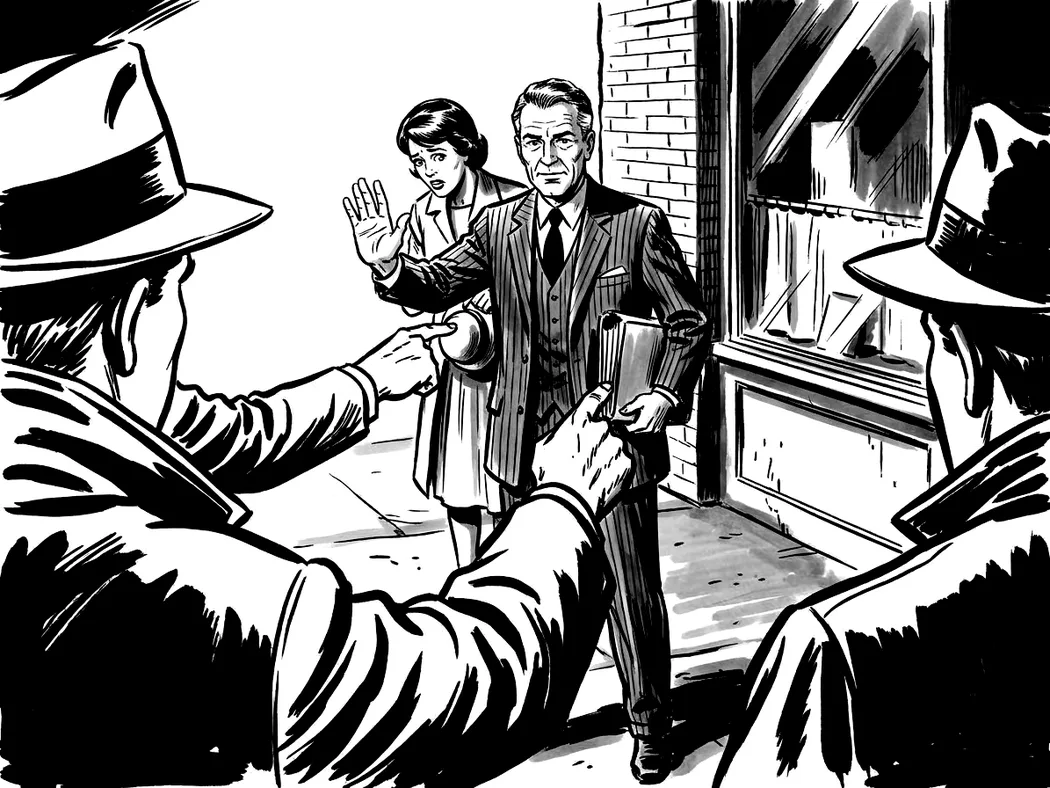
#> input picture src/scenes/images/dom-advokat-kvinna.webp, 1050 x 788 px; its folder holds only this picture in this run
$ python kontrollera-bilder.py ../src/scenes/images/dom-advokat-kvinna.webp
#> lines starting #> are read from the running program, lines starting #| are printed output that depends on the picture; after the words box and inside, x2 and y2 are one past the last pixel; in counts of white or black regions, pixels touching at a corner belong together
"""Kontrollerar att bildrutans bilder är efterbehandlade enligt
docs/bilder-och-prompter.md: gråskala, rent svart och rent vitt, WebP och
ungefär rätt storlek. Mäter också jämna grå ytor (docs/bildsmak.md).
Ändrar inga filer.

    python3 scripts/kontrollera-bilder.py              # alla bilder
    python3 scripts/kontrollera-bilder.py ny-bild.webp # en eller flera filer

Kräver Pillow och NumPy. Skriver en rad per problem och slutar med kod 1
om något hittades.
"""
import sys
from pathlib import Path

import numpy as np
from PIL import Image, ImageFilter

IMAGE_DIR = Path(__file__).resolve().parent.parent / "src" / "scenes" / "images"
MIN_WIDTH, MAX_WIDTH = 900, 1200
# Bildrutan är 1,15:1 i mobilen och 1,5:1 på dator, så bilderna är cirka 4:3
# med lite marginal åt båda hållen.
MIN_RATIO, MAX_RATIO = 1.3, 1.6
# Startsidan fyller hela skärmen och är stående.
PORTRAIT_FILES = {"start.webp"}
MAX_CHANNEL_DIFFERENCE = 2
DARKEST_PERCENTILE, LIGHTEST_PERCENTILE = 2, 98
# Jämna grå ytor: mellangrå bildpunkter som knappt skiljer sig från sin
# omgivning. Tuschlinjer och korsskraffering växlar mellan svart och vitt och
# räknas inte. Sparsam lavering (ink wash) är tillåten (Jonas 2026-11-14), och
# de godkända laveringsbilderna har 2,5–10,8 procent. Över 12 procent är det
# grå en tvätt över hela bilden. Under gränsen avgör ögat: mjuka övergångar,
# dimma och grått i ansiktets ljusa sida ska bort även när kontrollen klarar
# bilden (docs/bildsmak.md).
FLAT_GREY_RANGE = (60, 195)
FLAT_GREY_BLUR_RADIUS = 1
FLAT_GREY_MAX_STEP = 6
MAX_FLAT_GREY_PERCENT = 12
# Hamnens dimma är grå med flit och får vara det (Jonas 2026-11-14).
FLAT_GREY_EXCEPTIONS = {"morgon-mord-hamn-kvinna.webp", "morgon-mord-hamn-man.webp"}


def check(path):
    problems = []
    if path.suffix != ".webp":
        problems.append("är inte WebP")
    with Image.open(path) as image:
#> image is the input picture: PIL image 1050x788 RGB; mean R, G, B 128.4, 128.4, 128.4
        width, height = image.size
#> width = 1050; height = 788
        pixels = np.asarray(image.convert("RGB")).astype(int)
    if path.name not in PORTRAIT_FILES:
        if not MIN_WIDTH <= width <= MAX_WIDTH:
            problems.append(f"är {width} px bred, ska vara cirka 1000–1100")
        ratio = width / height
#> ratio = 1.33
        if not MIN_RATIO <= ratio <= MAX_RATIO:
            problems.append(f"har formatet {ratio:.2f}:1, ska vara cirka 4:3 (1,3–1,6)")
    difference = max(np.abs(pixels[..., 0] - pixels[..., 1]).max(), np.abs(pixels[..., 1] - pixels[..., 2]).max())
#> difference = 1
    if difference > MAX_CHANNEL_DIFFERENCE:
        problems.append("är inte gråskala")
    grey = pixels.mean(axis=2)
    darkest = np.percentile(grey, DARKEST_PERCENTILE)
#> darkest = 0
    lightest = np.percentile(grey, LIGHTEST_PERCENTILE)
#> lightest = 255
    if darkest > 0:
        problems.append(f"har inget rent svart ({DARKEST_PERCENTILE}:a percentilen är {darkest:.0f}, ska vara 0)")
    if lightest < 255:
        problems.append(f"har inget rent vitt ({LIGHTEST_PERCENTILE}:e percentilen är {lightest:.0f}, ska vara 255)")
    flat = flat_grey_percent(path)
    if flat > MAX_FLAT_GREY_PERCENT and path.name not in FLAT_GREY_EXCEPTIONS:
        problems.append(f"har jämna grå ytor på {flat:.1f} procent av bilden, ska vara högst {MAX_FLAT_GREY_PERCENT}")
    return problems


def flat_grey_percent(path):
    with Image.open(path) as image:
        grey_image = image.convert("L")
        blurred = np.asarray(grey_image.filter(ImageFilter.GaussianBlur(FLAT_GREY_BLUR_RADIUS))).astype(int)
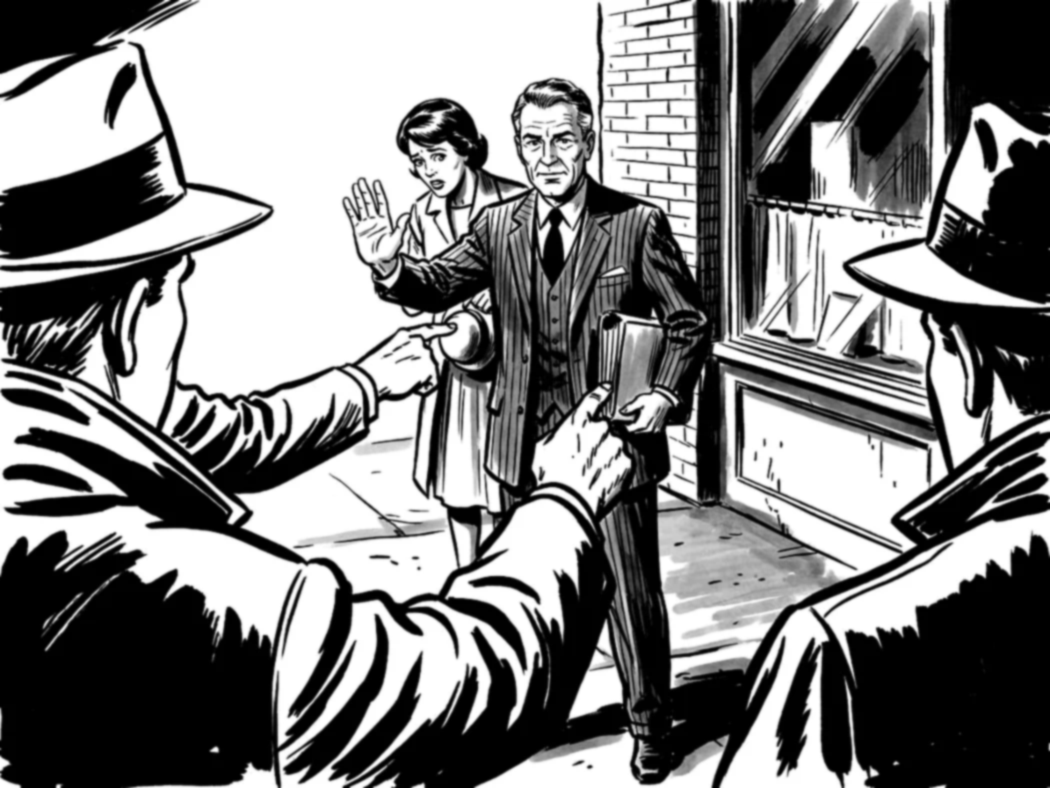
#> blurred: shape (788, 1050) int64; min 0, max 255, mean 128.2
        grey = np.asarray(grey_image).astype(int)
    low, high = FLAT_GREY_RANGE
    flat = (grey > low) & (grey < high) & (np.abs(grey - blurred) < FLAT_GREY_MAX_STEP)
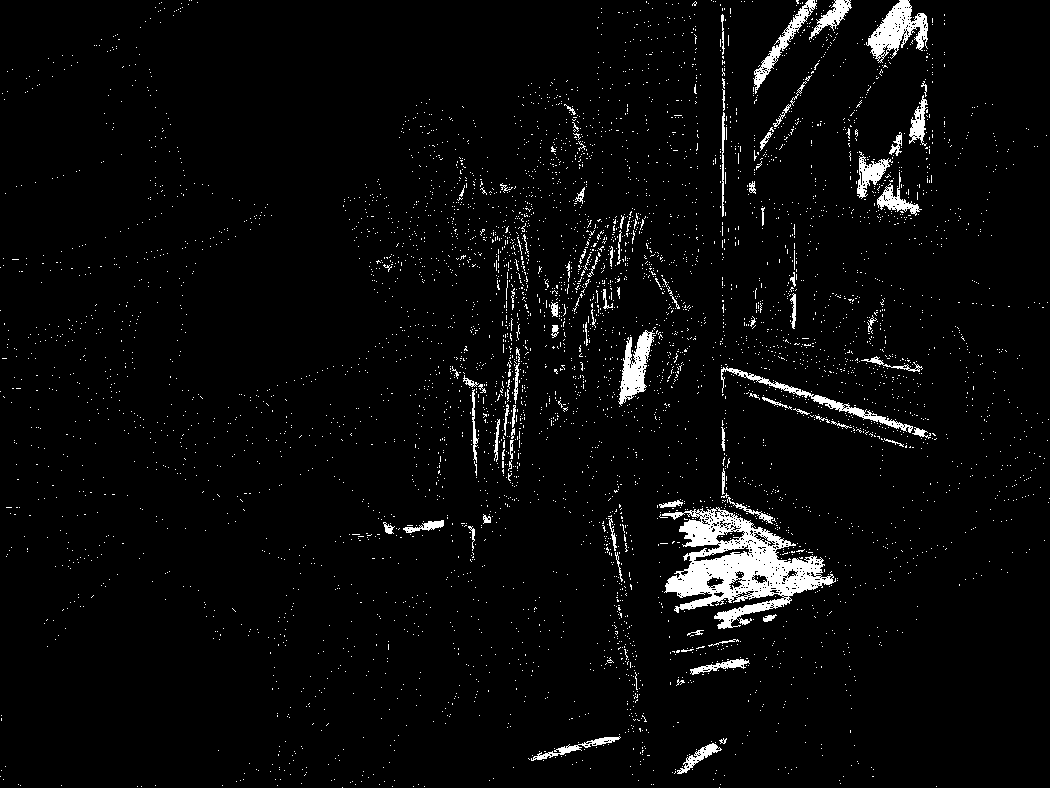
#> flat: shape (788, 1050) bool; 3.7% white; 5259 white regions (5165 under 20 px), largest, box (x1, y1, x2, y2) and area: (662, 507, 836, 629) 8715, (866, 0, 928, 63) 1785, (618, 330, 655, 406) 1306
    return flat.mean() * 100


def main(arguments):
    paths = [Path(a) for a in arguments] or sorted(IMAGE_DIR.glob("*"))
    found = False
    for path in paths:
        for problem in check(path):
#> in check, `flat = flat_grey_percent(path)`: flat = 3.65
            found = True
            print(f"{path.name}: {problem}")
    if not found:
        print(f"{len(paths)} bilder kontrollerade, inga problem.")
    return 1 if found else 0


if __name__ == "__main__":
    sys.exit(main(sys.argv[1:]))
#> (the program exits here)
